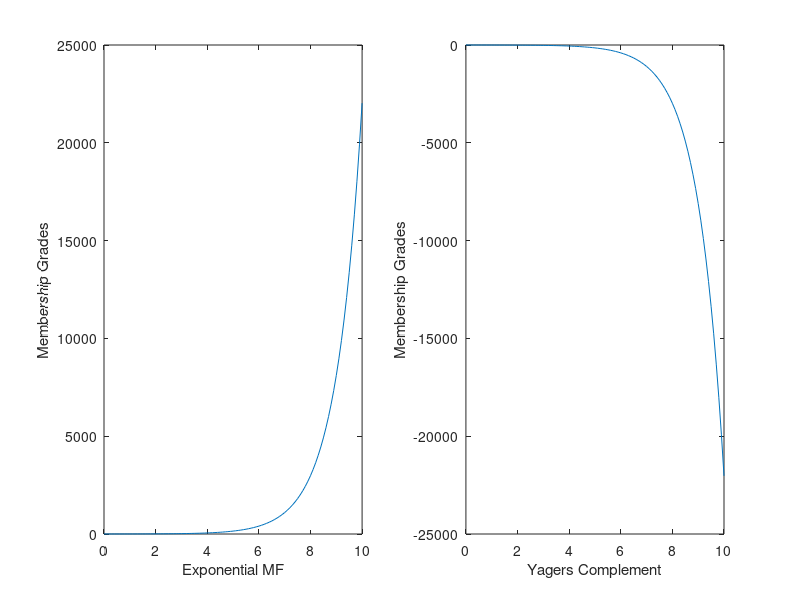

Recreate this plot in MATLAB.
x=0:0.1:10
w=1
y=exp(x)
Z=(1-(y.^w)).^(1./w)
subplot(1,2,1):plot(x,y);
xlabel('Exponential MF');
ylabel('Membership Grades');
subplot(1,2,2):plot(x,Z);
xlabel('Yagers Complement');
ylabel('Membership Grades');